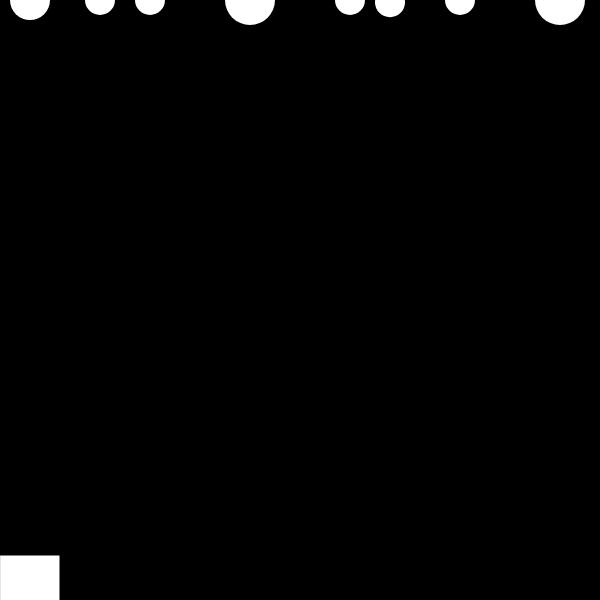
Frame 1 (no input)
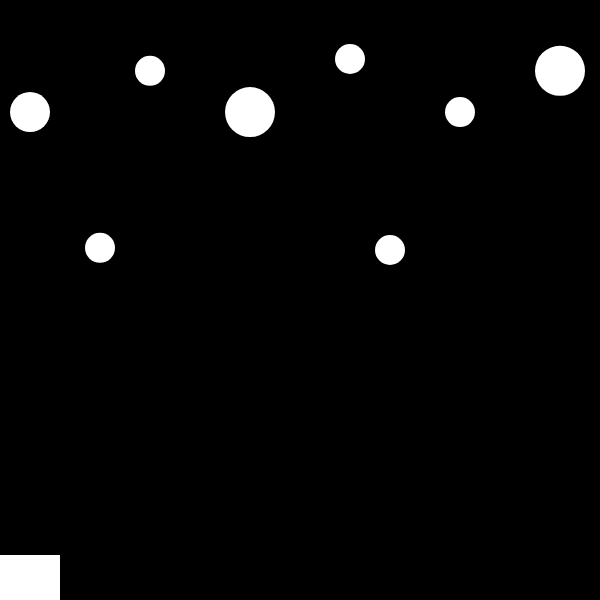
Frame 60 (no input)
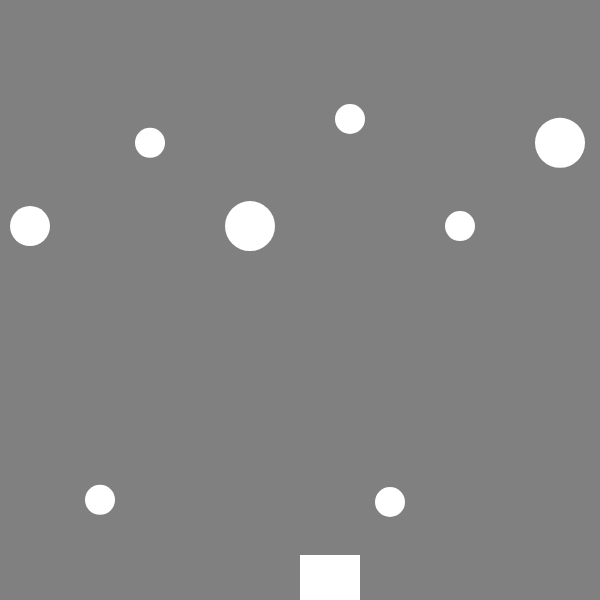
Frame 120 (the mouse pressed at the canvas centre since frame 60)

The p5.js sketch that drew these frames (run headless with seeded random() and noise() and a simulated clock; from frame 60 on, the mouse is pressed at the canvas centre):

// p5.js sketch
// ── sketch.js

var bk = 0;
var w = 255;
var fall1 = 0;
var fall2 = 0;
var fall3 = 0;
var fall4 = 0;
var fall5 = 0;


function setup() {
  createCanvas(600,600);
  background(220,220,220);
}


function draw() {
  var currFrameRate;
  currFrameRate = frameRate();
  background(0);

  var bgVal;


bgVal = map(mouseX, 0, 600, 0, 255);

background(bgVal);

  rect(mouseX,555,60,50);
  fill(w);
  stroke(0);
  strokeWeight(0);



  ellipse(150,fall1,30,30);
  ellipse(560,fall1,50,50);
    fall1 = fall1 + 1.2;
  ellipse(250,fall2,50,50);
  ellipse(30,fall2,40,40);
    fall2 = fall2 + 1.9;
  ellipse(460,fall3,30,30);
    fall3 = fall3 + 1.9;
  ellipse(100,fall4,30,30);
    fall4 = fall4 + 2.2;
  ellipse(390,fall4,30,30);
    fall4 = fall4 + 2;
  ellipse(350,fall5,30,30);
    fall5 = fall5 + 1;




}
